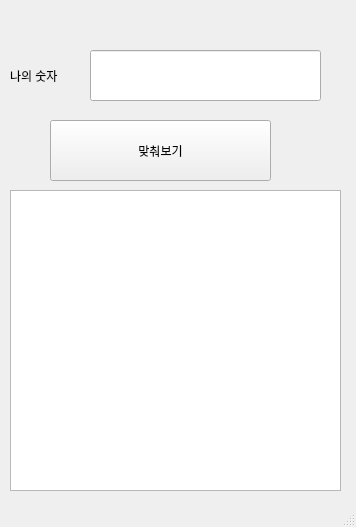
<?xml version="1.0" encoding="UTF-8"?>
<ui version="4.0">
 <class>MainWindow</class>
 <widget class="QMainWindow" name="MainWindow">
  <property name="geometry">
   <rect>
    <x>0</x>
    <y>0</y>
    <width>356</width>
    <height>527</height>
   </rect>
  </property>
  <property name="windowTitle">
   <string>MainWindow</string>
  </property>
  <widget class="QWidget" name="centralwidget">
   <widget class="QPushButton" name="pb">
    <property name="geometry">
     <rect>
      <x>50</x>
      <y>120</y>
      <width>221</width>
      <height>61</height>
     </rect>
    </property>
    <property name="text">
     <string>맞춰보기</string>
    </property>
   </widget>
   <widget class="QLabel" name="lbl1">
    <property name="geometry">
     <rect>
      <x>10</x>
      <y>50</y>
      <width>71</width>
      <height>51</height>
     </rect>
    </property>
    <property name="text">
     <string>나의 숫자</string>
    </property>
   </widget>
   <widget class="QLineEdit" name="le1">
    <property name="geometry">
     <rect>
      <x>90</x>
      <y>50</y>
      <width>231</width>
      <height>51</height>
     </rect>
    </property>
   </widget>
   <widget class="QPlainTextEdit" name="pte">
    <property name="geometry">
     <rect>
      <x>10</x>
      <y>190</y>
      <width>331</width>
      <height>301</height>
     </rect>
    </property>
   </widget>
  </widget>
  <widget class="QMenuBar" name="menubar">
   <property name="geometry">
    <rect>
     <x>0</x>
     <y>0</y>
     <width>356</width>
     <height>21</height>
    </rect>
   </property>
  </widget>
  <widget class="QStatusBar" name="statusbar"/>
 </widget>
 <resources/>
 <connections/>
</ui>
